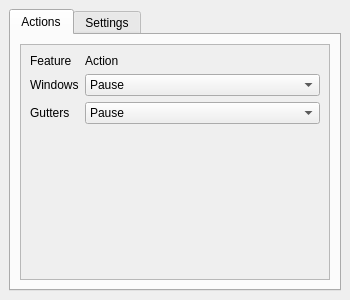
<?xml version="1.0" encoding="UTF-8"?>
<ui version="4.0">
 <class>MainWindow</class>
 <widget class="QMainWindow" name="MainWindow">
  <property name="geometry">
   <rect>
    <x>0</x>
    <y>0</y>
    <width>350</width>
    <height>300</height>
   </rect>
  </property>
  <property name="windowTitle">
   <string>Skeyes</string>
  </property>
  <widget class="QWidget" name="centralwidget">
   <property name="enabled">
    <bool>true</bool>
   </property>
   <layout class="QGridLayout" name="gridLayout">
    <item row="0" column="0">
     <widget class="QTabWidget" name="tabWidget">
      <property name="currentIndex">
       <number>0</number>
      </property>
      <widget class="QWidget" name="actions">
       <attribute name="title">
        <string>Actions</string>
       </attribute>
       <layout class="QVBoxLayout" name="verticalLayout">
        <item>
         <widget class="QScrollArea" name="scrollArea">
          <property name="widgetResizable">
           <bool>true</bool>
          </property>
          <widget class="QWidget" name="scrollAreaWidgetContents">
           <property name="geometry">
            <rect>
             <x>0</x>
             <y>0</y>
             <width>308</width>
             <height>231</height>
            </rect>
           </property>
           <layout class="QFormLayout" name="formLayout">
            <item row="0" column="0">
             <widget class="QLabel" name="label_3">
              <property name="text">
               <string>Feature</string>
              </property>
             </widget>
            </item>
            <item row="0" column="1">
             <widget class="QLabel" name="label_6">
              <property name="text">
               <string>Action</string>
              </property>
             </widget>
            </item>
            <item row="1" column="0">
             <widget class="QLabel" name="label">
              <property name="text">
               <string>Windows</string>
              </property>
             </widget>
            </item>
            <item row="1" column="1">
             <widget class="QComboBox" name="comboBox">
              <property name="editable">
               <bool>false</bool>
              </property>
              <property name="currentText">
               <string>Pause</string>
              </property>
              <item>
               <property name="text">
                <string>Pause</string>
               </property>
              </item>
              <item>
               <property name="text">
                <string>Ignore</string>
               </property>
              </item>
             </widget>
            </item>
            <item row="2" column="0">
             <widget class="QLabel" name="label_2">
              <property name="text">
               <string>Gutters</string>
              </property>
             </widget>
            </item>
            <item row="2" column="1">
             <widget class="QComboBox" name="comboBox_2">
              <item>
               <property name="text">
                <string>Pause</string>
               </property>
              </item>
              <item>
               <property name="text">
                <string>Ignore</string>
               </property>
              </item>
             </widget>
            </item>
           </layout>
          </widget>
         </widget>
        </item>
       </layout>
      </widget>
      <widget class="QWidget" name="settings">
       <attribute name="title">
        <string>Settings</string>
       </attribute>
       <layout class="QFormLayout" name="formLayout_2">
        <item row="1" column="0">
         <widget class="QCheckBox" name="checkBox">
          <property name="text">
           <string>Enable Video Stream</string>
          </property>
          <property name="checked">
           <bool>true</bool>
          </property>
         </widget>
        </item>
        <item row="2" column="0">
         <widget class="QLabel" name="label_4">
          <property name="text">
           <string>QGroundControl IP:</string>
          </property>
         </widget>
        </item>
        <item row="2" column="1">
         <widget class="QLineEdit" name="gst_ip">
          <property name="text">
           <string>127.0.0.1</string>
          </property>
          <property name="maxLength">
           <number>16</number>
          </property>
         </widget>
        </item>
        <item row="4" column="0">
         <widget class="QLabel" name="label_5">
          <property name="text">
           <string>Streaming Port:</string>
          </property>
         </widget>
        </item>
        <item row="4" column="1">
         <widget class="QLineEdit" name="gst_port">
          <property name="text">
           <string>5600</string>
          </property>
          <property name="maxLength">
           <number>5</number>
          </property>
         </widget>
        </item>
        <item row="5" column="0">
         <widget class="QCheckBox" name="checkBox_2">
          <property name="text">
           <string>Enable File Logging</string>
          </property>
         </widget>
        </item>
        <item row="6" column="0">
         <widget class="QLabel" name="label_8">
          <property name="text">
           <string>File Path:</string>
          </property>
         </widget>
        </item>
        <item row="6" column="1">
         <widget class="QLineEdit" name="lineEdit"/>
        </item>
       </layout>
      </widget>
     </widget>
    </item>
   </layout>
  </widget>
  <action name="actionSettings">
   <property name="text">
    <string>Settings</string>
   </property>
  </action>
 </widget>
 <resources/>
 <connections/>
</ui>
